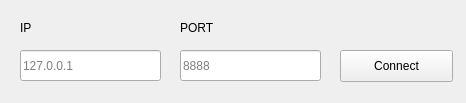
<?xml version="1.0" encoding="UTF-8"?>
<ui version="4.0">
 <class>Form</class>
 <widget class="QWidget" name="Form">
  <property name="geometry">
   <rect>
    <x>0</x>
    <y>0</y>
    <width>466</width>
    <height>103</height>
   </rect>
  </property>
  <property name="windowTitle">
   <string>Form</string>
  </property>
  <widget class="QLineEdit" name="IPText">
   <property name="geometry">
    <rect>
     <x>20</x>
     <y>50</y>
     <width>141</width>
     <height>31</height>
    </rect>
   </property>
   <property name="styleSheet">
    <string notr="true">font: 18pt &quot;.AppleSystemUIFont&quot;;</string>
   </property>
   <property name="placeholderText">
    <string>127.0.0.1</string>
   </property>
  </widget>
  <widget class="QLineEdit" name="PORTText">
   <property name="geometry">
    <rect>
     <x>180</x>
     <y>50</y>
     <width>141</width>
     <height>31</height>
    </rect>
   </property>
   <property name="styleSheet">
    <string notr="true">font: 18pt &quot;.AppleSystemUIFont&quot;;</string>
   </property>
   <property name="placeholderText">
    <string>8888</string>
   </property>
  </widget>
  <widget class="QPushButton" name="ConnectButton">
   <property name="geometry">
    <rect>
     <x>340</x>
     <y>50</y>
     <width>113</width>
     <height>32</height>
    </rect>
   </property>
   <property name="styleSheet">
    <string notr="true">font: 18pt &quot;.AppleSystemUIFont&quot;;</string>
   </property>
   <property name="text">
    <string>Connect</string>
   </property>
  </widget>
  <widget class="QLabel" name="label">
   <property name="geometry">
    <rect>
     <x>20</x>
     <y>20</y>
     <width>60</width>
     <height>16</height>
    </rect>
   </property>
   <property name="styleSheet">
    <string notr="true">font: 18pt &quot;.AppleSystemUIFont&quot;;</string>
   </property>
   <property name="text">
    <string>IP</string>
   </property>
  </widget>
  <widget class="QLabel" name="label_2">
   <property name="geometry">
    <rect>
     <x>180</x>
     <y>20</y>
     <width>60</width>
     <height>16</height>
    </rect>
   </property>
   <property name="styleSheet">
    <string notr="true">font: 18pt &quot;.AppleSystemUIFont&quot;;</string>
   </property>
   <property name="text">
    <string>PORT</string>
   </property>
  </widget>
 </widget>
 <resources/>
 <connections/>
</ui>
